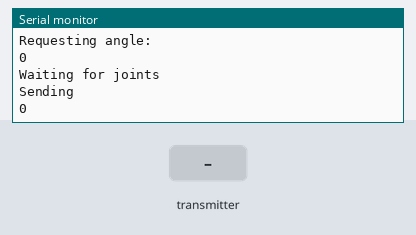
Bench run of a sketch on a simulated ESP32. On the bench: the last lines printed to the serial monitor. Inputs (shaded band) come from the test bench. WiFi joins after 1.5 s; servers stay silent unless stated.

Above: at 1.2 s.
1.3 s: the transmitter starts sending joint_id = 0
At 1.46 s:
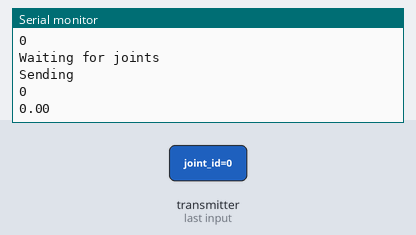
2.8 s: the transmitter starts sending angle = 45
At 2.96 s:
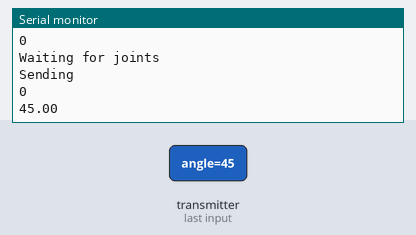
4.3 s: the transmitter starts sending angle = 90
At 4.46 s:
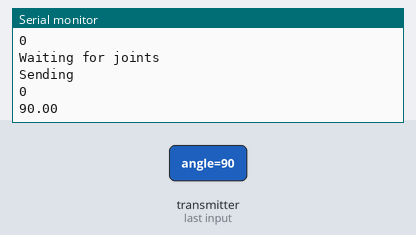
Timing chart, 0 to 7.3 s (numbered marks = the images above; inputs shaded):
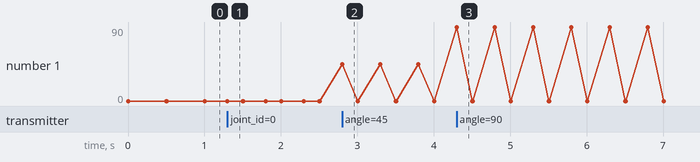

Measured:
- after the input at 1.3 s, the serial monitor: prints a new line at once (image 1)
- after the input at 2.8 s, the serial monitor: prints a new line at once (image 2)
- after the input at 4.3 s, the serial monitor: prints a new line at once (image 3)

The sketch:

esp_encoder_master.ino
```cpp
#include <SPI.h>
//#include "AS5048.h"
#include <esp_now.h>
#include <thread>
#include <WiFi.h>

typedef struct message {
  int joint_id;
  float angle;
} message;

typedef struct joint_state{
  unsigned long last_update;

  bool joint_data_received[3] = {false,false,false};
  bool joint_data_updated[3] = {false,false,false};
  bool send_state[3] = {false,false,false};
  bool delivery_state[3] = {false,false,false};

  float joint_angles[3] = {0,0,0};
  int current_joint = 0;
} joint_state;

// ===============================================================

esp_now_peer_info_t  peerInfo;
bool send_loop_active = false;
float incoming_angle = 0;
message readings;
message  incoming_reading;
joint_state state;
int joint_count = 2;
uint8_t joints[][6] = {
  //{0x64, 0xe8, 0x33, 0x8b, 0xec, 0xc8},
  {0xb0, 0x81, 0x84, 0x04, 0x44, 0x3c},
  {0x64, 0xe8, 0x33, 0x88, 0xe2, 0xa8}
};


void OnDataSent(const uint8_t *mac_addr, esp_now_send_status_t status) {
  Serial.println("Sending");
  Serial.println(status);
  state.delivery_state[state.current_joint] = (status==0);
}

void OnDataRecv(const esp_now_recv_info_t *mac, const uint8_t *incoming_data, int len) {
  memcpy(&incoming_reading, incoming_data, sizeof(incoming_reading));

  int sender = incoming_reading.joint_id;
  incoming_angle = incoming_reading.angle;
  Serial.println(incoming_angle);
  state.joint_angles[sender-1] = incoming_angle;
  state.joint_data_received[sender-1] = true;
  state.joint_data_updated[sender-1] = true;
}

void read_joint(int joint) {
  esp_err_t result = esp_now_send(joints[joint], (uint8_t*)&readings, sizeof(readings));
  Serial.println("Requesting angle:");
  Serial.println(result);
  state.send_state[joint-1] = (result==ESP_OK);
}


void send_init_message() {
  esp_err_t result = esp_now_send(joints[0], (uint8_t *)&readings, sizeof(readings));

  if(result==ESP_OK){

  }
  else{

  }

  update_indicators();
}


bool is_ready_to_send() {
  return state.joint_data_updated[0]
  && state.joint_data_updated[1];
  // && state.joint_data_updated[2];
}

void reset_state_flags(){
  for(int i = 0; i < joint_count; i++){
    state.joint_data_updated[i] = false;
    state.send_state[i] = false;
    state.delivery_state[i] = false;
  }
}

void setup() {
  // put your setup code here, to run once:
  Serial.begin(115200);

  WiFi.mode(WIFI_STA);

  if(esp_now_init()!=ESP_OK){
    return;
  }

  esp_now_register_send_cb(OnDataSent);

  for(int i =0; i < joint_count; i++) {
    memcpy(peerInfo.peer_addr, joints[i], 6);
    peerInfo.channel=0;
    peerInfo.encrypt=false;

    if(esp_now_add_peer(&peerInfo)!=ESP_OK){
      return;
    }
  }
   esp_now_register_recv_cb(OnDataRecv);
   readings.angle=0;
   send_loop_active =true;
   send_init_message();
}


void loop() {
      read_joint(state.current_joint);

  if(state.joint_data_received[state.current_joint]){
    state.joint_data_received[state.current_joint] = false;
    state.joint_data_updated[state.current_joint] = true;


    if(state.current_joint<joint_count-1) {
      state.current_joint +=1;
    }
    else{
      state.current_joint =0;
    }

    read_joint(state.current_joint);
  }
  else{
    Serial.println("Waiting for joints");
  }

  if(is_ready_to_send()) {
    //send_spi_data();
    send_serial_data();
    reset_state_flags();
  }
  delay(500);
}


void update_indicators(){

}


void send_spi_data() {

}

void send_serial_data() {
  unsigned long timestamp = millis();
  state.last_update = timestamp;
  String message = "";

  message.concat(timestamp);
  message.concat("_");

  message.concat(state.joint_angles[0]);
  message.concat("_");

  message.concat(state.joint_angles[1]);
  message.concat("_");

  // message.concat(state.joint_angles[2]);
  // message.concat("_");

  message.concat("\n");

  Serial.print(message);
}
```
